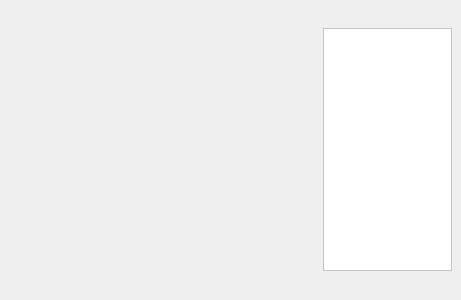
<?xml version="1.0" encoding="UTF-8"?>
<ui version="4.0">
 <class>MainWindow</class>
 <widget class="QMainWindow" name="MainWindow">
  <property name="geometry">
   <rect>
    <x>0</x>
    <y>0</y>
    <width>461</width>
    <height>300</height>
   </rect>
  </property>
  <property name="windowTitle">
   <string notr="true">CamViewer</string>
  </property>
  <widget class="QWidget" name="mainWidget">
   <layout class="QHBoxLayout" name="horizontalLayout">
    <property name="spacing">
     <number>4</number>
    </property>
    <property name="margin">
     <number>0</number>
    </property>
    <item>
     <widget class="QWidget" name="centralWidget" native="true">
      <property name="sizePolicy">
       <sizepolicy hsizetype="Expanding" vsizetype="Expanding">
        <horstretch>0</horstretch>
        <verstretch>0</verstretch>
       </sizepolicy>
      </property>
      <layout class="QGridLayout" name="centralLayout">
       <property name="leftMargin">
        <number>6</number>
       </property>
       <property name="topMargin">
        <number>6</number>
       </property>
       <property name="rightMargin">
        <number>0</number>
       </property>
       <property name="bottomMargin">
        <number>6</number>
       </property>
       <property name="spacing">
        <number>6</number>
       </property>
      </layout>
     </widget>
    </item>
    <item>
     <layout class="QVBoxLayout" name="verticalLayout">
      <property name="leftMargin">
       <number>0</number>
      </property>
      <property name="rightMargin">
       <number>9</number>
      </property>
      <property name="bottomMargin">
       <number>9</number>
      </property>
      <item>
       <layout class="QHBoxLayout" name="horizontalLayout_2">
        <property name="spacing">
         <number>9</number>
        </property>
        <property name="topMargin">
         <number>0</number>
        </property>
        <property name="rightMargin">
         <number>0</number>
        </property>
        <property name="bottomMargin">
         <number>0</number>
        </property>
        <item>
         <widget class="QPushButton" name="btnAddCamera">
          <property name="cursor">
           <cursorShape>PointingHandCursor</cursorShape>
          </property>
          <property name="text">
           <string/>
          </property>
          <property name="icon">
           <iconset resource="icons.qrc">
            <normaloff>:/icons/plus_2.png</normaloff>:/icons/plus_2.png</iconset>
          </property>
          <property name="flat">
           <bool>true</bool>
          </property>
         </widget>
        </item>
        <item>
         <spacer name="horizontalSpacer">
          <property name="orientation">
           <enum>Qt::Horizontal</enum>
          </property>
          <property name="sizeType">
           <enum>QSizePolicy::Minimum</enum>
          </property>
          <property name="sizeHint" stdset="0">
           <size>
            <width>40</width>
            <height>20</height>
           </size>
          </property>
         </spacer>
        </item>
        <item>
         <widget class="QPushButton" name="btnQuit">
          <property name="cursor">
           <cursorShape>PointingHandCursor</cursorShape>
          </property>
          <property name="text">
           <string/>
          </property>
          <property name="icon">
           <iconset resource="icons.qrc">
            <normaloff>:/icons/close_delete_2.png</normaloff>:/icons/close_delete_2.png</iconset>
          </property>
          <property name="flat">
           <bool>true</bool>
          </property>
         </widget>
        </item>
       </layout>
      </item>
      <item>
       <widget class="QScrollArea" name="scrollArea">
        <property name="sizePolicy">
         <sizepolicy hsizetype="Minimum" vsizetype="Expanding">
          <horstretch>0</horstretch>
          <verstretch>0</verstretch>
         </sizepolicy>
        </property>
        <property name="minimumSize">
         <size>
          <width>120</width>
          <height>0</height>
         </size>
        </property>
        <property name="palette">
         <palette>
          <active>
           <colorrole role="Base">
            <brush brushstyle="SolidPattern">
             <color alpha="255">
              <red>255</red>
              <green>255</green>
              <blue>255</blue>
             </color>
            </brush>
           </colorrole>
           <colorrole role="Window">
            <brush brushstyle="SolidPattern">
             <color alpha="255">
              <red>255</red>
              <green>255</green>
              <blue>255</blue>
             </color>
            </brush>
           </colorrole>
          </active>
          <inactive>
           <colorrole role="Base">
            <brush brushstyle="SolidPattern">
             <color alpha="255">
              <red>255</red>
              <green>255</green>
              <blue>255</blue>
             </color>
            </brush>
           </colorrole>
           <colorrole role="Window">
            <brush brushstyle="SolidPattern">
             <color alpha="255">
              <red>255</red>
              <green>255</green>
              <blue>255</blue>
             </color>
            </brush>
           </colorrole>
          </inactive>
          <disabled>
           <colorrole role="Base">
            <brush brushstyle="SolidPattern">
             <color alpha="255">
              <red>255</red>
              <green>255</green>
              <blue>255</blue>
             </color>
            </brush>
           </colorrole>
           <colorrole role="Window">
            <brush brushstyle="SolidPattern">
             <color alpha="255">
              <red>255</red>
              <green>255</green>
              <blue>255</blue>
             </color>
            </brush>
           </colorrole>
          </disabled>
         </palette>
        </property>
        <property name="frameShape">
         <enum>QFrame::StyledPanel</enum>
        </property>
        <property name="frameShadow">
         <enum>QFrame::Sunken</enum>
        </property>
        <property name="widgetResizable">
         <bool>true</bool>
        </property>
        <property name="alignment">
         <set>Qt::AlignHCenter|Qt::AlignTop</set>
        </property>
        <widget class="QWidget" name="camViewerDockWidget">
         <property name="geometry">
          <rect>
           <x>0</x>
           <y>0</y>
           <width>118</width>
           <height>229</height>
          </rect>
         </property>
         <layout class="QVBoxLayout" name="camViewerDockLayout1">
          <item>
           <layout class="QVBoxLayout" name="camViewerDockLayout"/>
          </item>
          <item>
           <spacer name="verticalSpacer">
            <property name="orientation">
             <enum>Qt::Vertical</enum>
            </property>
            <property name="sizeHint" stdset="0">
             <size>
              <width>20</width>
              <height>40</height>
             </size>
            </property>
           </spacer>
          </item>
         </layout>
        </widget>
       </widget>
      </item>
      <item>
       <widget class="QLabel" name="label">
        <property name="text">
         <string/>
        </property>
        <property name="pixmap">
         <pixmap resource="icons.qrc">:/images/logo_sonicit.png</pixmap>
        </property>
        <property name="alignment">
         <set>Qt::AlignCenter</set>
        </property>
       </widget>
      </item>
     </layout>
    </item>
   </layout>
  </widget>
 </widget>
 <layoutdefault spacing="6" margin="11"/>
 <resources>
  <include location="icons.qrc"/>
 </resources>
 <connections>
  <connection>
   <sender>btnQuit</sender>
   <signal>clicked()</signal>
   <receiver>MainWindow</receiver>
   <slot>close()</slot>
   <hints>
    <hint type="sourcelabel">
     <x>377</x>
     <y>19</y>
    </hint>
    <hint type="destinationlabel">
     <x>199</x>
     <y>149</y>
    </hint>
   </hints>
  </connection>
 </connections>
</ui>
